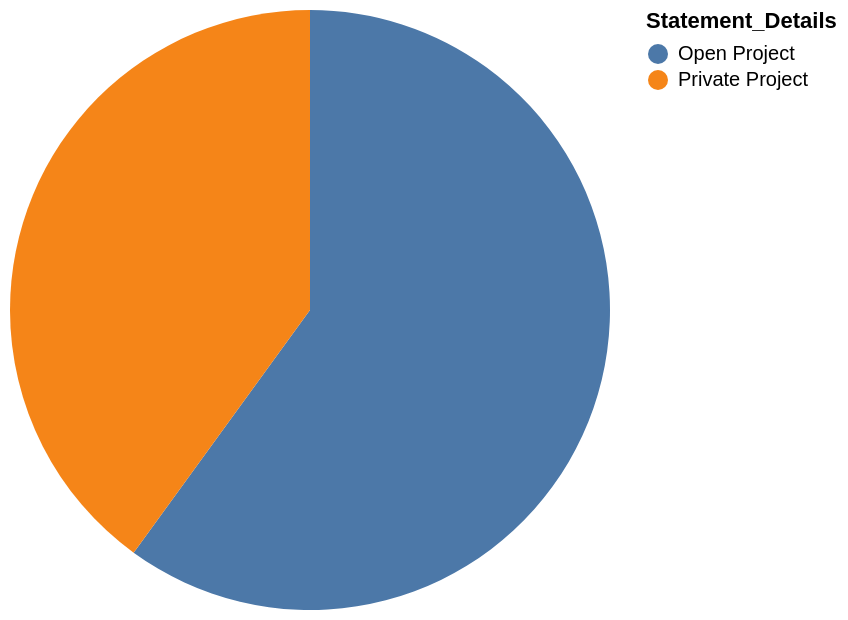

Write a Vega-Lite specification for this figure.
### Vega-Lite specification from a JSON file in a GitHub repository (floating-point values rounded to 4 significant figures)
{"data": {"values": [{"x_data": "Open Project", "y_data": 9}, {"x_data": "Private Project", "y_data": 6}]}, "mark": "arc", "encoding": {"theta": {"field": "y_data", "type": "quantitative", "title": "COUNT(Statement_Details)"}, "color": {"field": "x_data", "type": "nominal", "title": "Statement_Details"}}}
